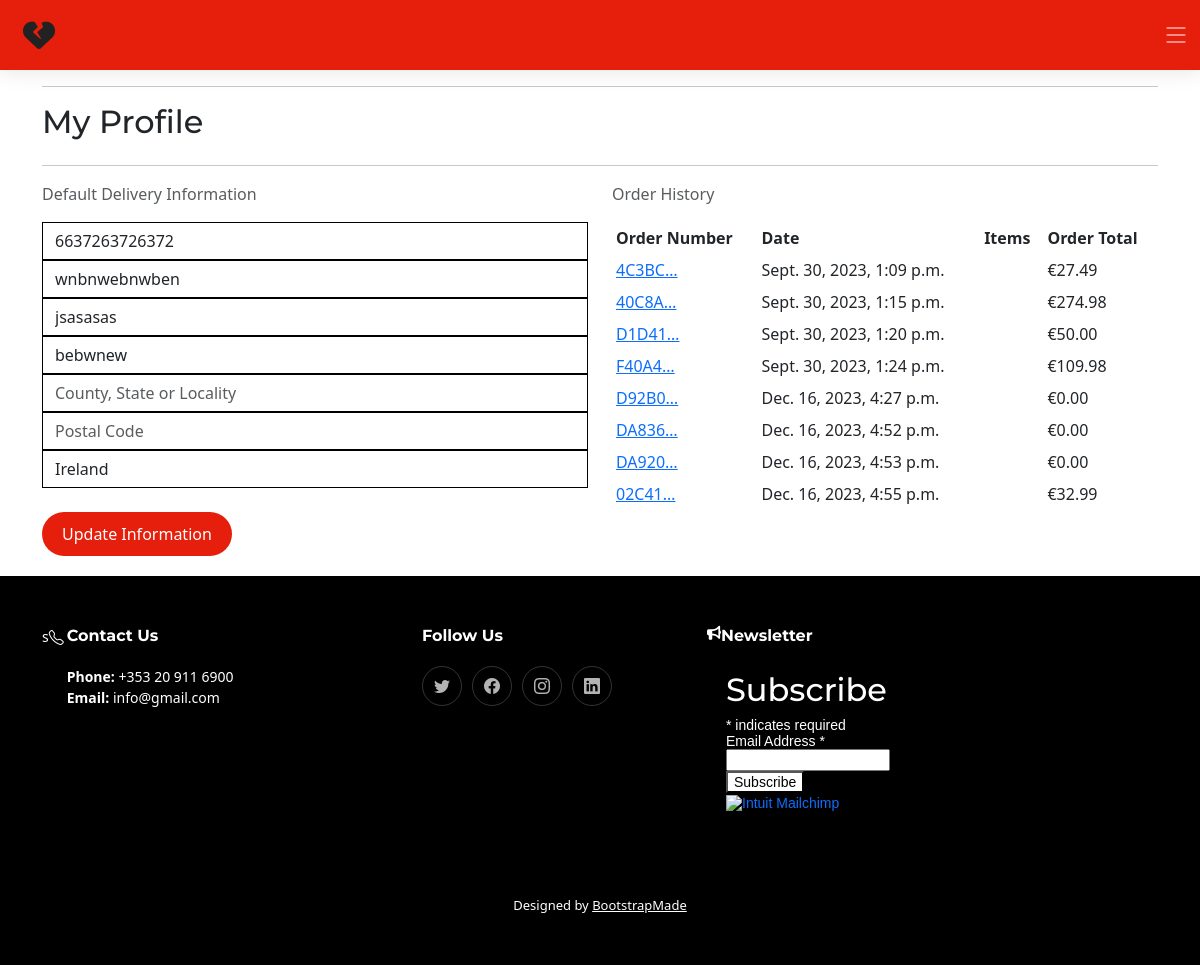
Screenshot of /profile/ (signed in) with the database file from the repository.
### profiles/models.py (models this page shows, shortened)
class UserProfile(models.Model):
    user = models.OneToOneField(User, on_delete=models.CASCADE)
    default_phone_number = models.CharField(max_length=20, null=True, blank=True)
    default_street_address1 = models.CharField(max_length=80, null=True, blank=True)
    default_street_address2 = models.CharField(max_length=80, null=True, blank=True)
    default_town_or_city = models.CharField(max_length=40, null=True, blank=True)
    default_county = models.CharField(max_length=80, null=True, blank=True)
    default_postcode = models.CharField(max_length=20, null=True, blank=True)
    default_country = CountryField(blank_label='Country', null=True, blank=True)

### checkout/models.py (models this page shows, shortened)
class Order(models.Model):
    order_number = models.CharField(max_length=32, null=False, editable=False)
    user_profile = models.ForeignKey(
        UserProfile, on_delete=models.SET_NULL,
        null=True, blank=True, related_name='orders')
    full_name = models.CharField(max_length=50, null=False, blank=False)
    email = models.EmailField(max_length=254, null=False, blank=False)
    phone_number = models.CharField(
        max_length=16)
    country = CountryField(blank_label='Country *', null=False, blank=False)
    postcode = models.CharField(max_length=20, null=True, blank=True)
    town_or_city = models.CharField(max_length=40, null=False, blank=False)
    street_address1 = models.CharField(max_length=80, null=False, blank=False)
    street_address2 = models.CharField(max_length=80, null=True, blank=True)
    county = models.CharField(max_length=80, null=True, blank=True)
    date = models.DateTimeField(auto_now_add=True)
    delivery_cost = models.DecimalField(
        max_digits=6, decimal_places=2, null=False, default=0)
    order_total = models.DecimalField(
        max_digits=10, decimal_places=2, null=False, default=0)
    grand_total = models.DecimalField(
        max_digits=10, decimal_places=2, null=False, default=0)
    original_bag = models.TextField(null=False, blank=False, default='')
    stripe_pid = models.CharField(
        max_length=254, null=False, blank=False, default='')

### profiles/views.py (the view)
# urls.py: path('', views.profile, name='profile'),
@login_required
def profile(request):
    profile = get_object_or_404(UserProfile, user=request.user)
    if request.method == 'POST':
        form = UserProfileForm(request.POST, instance=profile)
        if form.is_valid():
            form.save()
            messages.success(request, 'Profile updated successfully')
    form = UserProfileForm(instance=profile)
    orders = profile.orders.all()
    template = 'profiles/profile.html'
    context = {
        'form': form,
        'orders': orders,
        'on_profile_page': True
    }
    return render(request, template, context)

### profiles/forms.py
class UserProfileForm(forms.ModelForm):
    class Meta:
        model = UserProfile
        exclude = ('user',)
    def __init__(self, *args, **kwargs):
        super().__init__(*args, **kwargs)
        placeholders = {
            'default_phone_number': 'Phone Number',
            'default_postcode': 'Postal Code',
            'default_town_or_city': 'Town or City',
            'default_street_address1': 'Street Address 1',
            'default_street_address2': 'Street Address 2',
            'default_county': 'County, State or Locality',
        }
        self.fields['default_phone_number'].widget.attrs['autofocus'] = True
        for field in self.fields:
            if field != 'default_country':
                if self.fields[field].required:
                    placeholder = f'{placeholders[field]} *'
                else:
                    placeholder = placeholders[field]
                self.fields[field].widget.attrs['placeholder'] = placeholder
            self.fields[
                field].widget.attrs[
                    'class'] = 'border-black rounded-0 profile-form-input'
            self.fields[field].label = False

### bag/contexts.py (called while the page is built, shortened)
def bag_contents(request):
    bag_items = []
    total = 0
    product_count = 0
    bag = request.session.get('bag', {})
    if total < settings.FREE_DELIVERY_THRESHOLD:
        delivery = total * Decimal(settings.STANDARD_DELIVERY_PERCENTAGE / 100)
        free_delivery_delta = settings.FREE_DELIVERY_THRESHOLD - total
    else:
        delivery = 0
        free_delivery_delta = 0
    grand_total = delivery + total
    context = {
        'bag_items': bag_items,
        'total': total,
        'product_count': product_count,
        'delivery': delivery,
        'free_delivery_delta': free_delivery_delta,
        'free_delivery_threshold': settings.FREE_DELIVERY_THRESHOLD,
        'grand_total': grand_total,
    }
    return context

### profiles/templates/profiles/profile.html (shortened to what this page needs)
{% extends "base.html" %}
{% load static %}
{% block content %}
<div class="container">
    <div class="row">
        <div class="col">
            <hr>
            <h2 class="logo-font mb-4">My Profile</h2>
            <hr>
        </div>
    </div>
    <div class="row">
        <div class="col-12 col-lg-6">
            <p class="text-muted">Default Delivery Information</p>
            <form class="mt-3" action="{% url 'profile' %}" method="POST" id="profile-update-form" aria-labelledby="profile form">
                {{ form|crispy}}
                <br>
                <button class="button-primary float-right">Update Information</button>
            </form>
        </div>
        <div class="col-12 col-lg-6">
            <p class="text-muted">Order History</p>
            <div class="order-history table-responsive">
                <table class="table table-sm table-borderless">
                    <thead>
                        <tr>
                            <th>Order Number</th>
                            <th>Date</th>
                            <th>Items</th>
                            <th>Order Total</th>
                        </tr>
                    </thead>
                    <tbody>
                        {% for order in orders %}
                        <tr>
                            <td>
                                <a href="{% url 'order_history' order.order_number %}" title="{{ order.order_number }}">
                                    {{ order.order_number|truncatechars:6 }}
                                </a>
                            </td>
                            <td>{{ order.date }}</td>
                            <td>
                            </td>
                            <td>€{{ order.grand_total }}</td>
                        </tr>
                        {% empty %}
                        <tr>
                            <td colspan="4">No orders to display</td>
                        </tr>
                        {% endfor %}
                    </tbody>
                </table>
            </div>
        </div>
    </div>
</div>
{% endblock %}

### static/css/base.css (style rules this page uses)
html { height: 100%; }
:root { --font-default: "Open Sans", system-ui, -apple-system, "Segoe UI", Roboto, "Helvetica Neue", Arial, "Noto Sans", "Liberation Sans", sans-serif, "Apple Color Emoji", "Segoe UI Emoji", "Segoe UI Symbol", "Noto Color Emoji"; --font-primary: "Montserrat", sans-serif; --font-secondary: "Poppins", sans-serif; }
:root { --color-default: #222222; --color-primary: #e61f0c; --color-secondary: #E2532F; }
:root { scroll-behavior: smooth; }
body { font-family: var(--font-default); color: var(--color-default); }
a { color: var(--color-primary); text-decoration: none; }
h1, h2, h3, h4, h5, h6 { font-family: var(--font-primary); }
select, select option { color: #000000; }
.button-primary { background: var(--color-primary); border: 0; padding: 10px 20px; color: #fff; transition: 0.4s; border-radius: 50px; text-decoration: none; }
@media (min-width: 1200px) { .container { max-width: 80%; } }

### rows the page displays
UserProfile: default_phone_number "6637263726372", default_street_address1 "wnbnwebnwben", default_street_address2 "jsasasas", default_town_or_city "bebwnew", default_country "Ireland"
Order: order_number "4C3BC…", date "Sept. 30, 2023, 1:09 p.m.", grand_total "27.49"
Order: order_number "40C8A…", date "Sept. 30, 2023, 1:15 p.m.", grand_total "274.98"
Order: order_number "D1D41…", date "Sept. 30, 2023, 1:20 p.m.", grand_total "50.00"
Order: order_number "F40A4…", date "Sept. 30, 2023, 1:24 p.m.", grand_total "109.98"
Order: order_number "D92B0…", date "Dec. 16, 2023, 4:27 p.m.", grand_total "0.00"
Order: order_number "DA836…", date "Dec. 16, 2023, 4:52 p.m.", grand_total "0.00"
Order: order_number "DA920…", date "Dec. 16, 2023, 4:53 p.m.", grand_total "0.00"
Order: order_number "02C41…", date "Dec. 16, 2023, 4:55 p.m.", grand_total "32.99"
